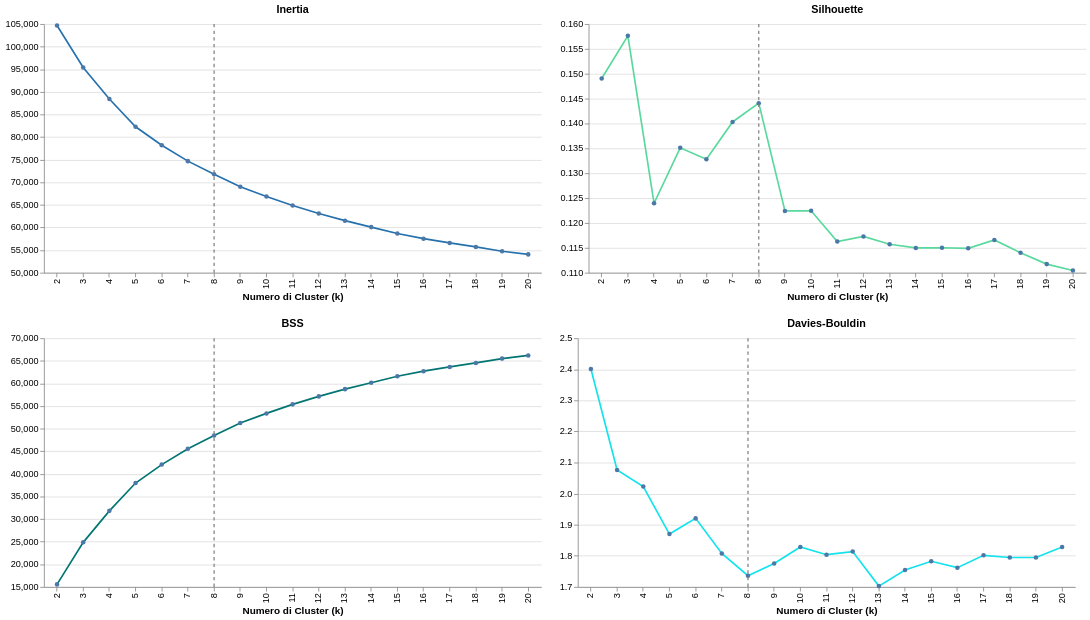

Source (Vega-Lite JSON):
### Vega-Lite specification from a JSON file in a GitHub repository (floating-point values rounded to 4 significant figures)
{"config": {"background": "transparent", "view": {"stroke": "transparent"}, "axis": {"labelFontSize": 11, "titleFontSize": 12}, "header": {"labelFontSize": 11, "titleFontSize": 12}}, "vconcat": [{"hconcat": [{"layer": [{"data": {"name": "data-0a30974b70ca8d332d579528f690f885"}, "mark": {"type": "line", "color": "#2571AE", "point": true}, "encoding": {"tooltip": [{"field": "k", "type": "quantitative"}, {"field": "Inertia", "format": ".3f", "type": "quantitative"}], "x": {"field": "k", "title": "Numero di Cluster (k)", "type": "ordinal"}, "y": {"field": "Inertia", "scale": {"zero": false}, "title": null, "type": "quantitative"}}}, {"data": {"name": "data-a6c98485935f5d9d5c714ea72d26d9d9"}, "mark": {"type": "rule", "color": "gray", "strokeDash": [4, 4], "strokeWidth": 1.5}, "encoding": {"x": {"field": "k", "type": "ordinal"}}}], "height": 300, "title": "Inertia", "width": 600}, {"layer": [{"data": {"name": "data-107460eea9eb19ebe018bfbf5e20d8eb"}, "mark": {"type": "line", "color": "#59D99D", "point": true}, "encoding": {"tooltip": [{"field": "k", "type": "quantitative"}, {"field": "Silhouette", "format": ".3f", "type": "quantitative"}], "x": {"field": "k", "title": "Numero di Cluster (k)", "type": "ordinal"}, "y": {"field": "Silhouette", "scale": {"zero": false}, "title": null, "type": "quantitative"}}}, {"data": {"name": "data-a6c98485935f5d9d5c714ea72d26d9d9"}, "mark": {"type": "rule", "color": "gray", "strokeDash": [4, 4], "strokeWidth": 1.5}, "encoding": {"x": {"field": "k", "type": "ordinal"}}}], "height": 300, "title": "Silhouette", "width": 600}]}, {"hconcat": [{"layer": [{"data": {"name": "data-6f6559d328dd63ba54973c8eefd646e8"}, "mark": {"type": "line", "color": "#007571", "point": true}, "encoding": {"tooltip": [{"field": "k", "type": "quantitative"}, {"field": "BSS", "format": ".3f", "type": "quantitative"}], "x": {"field": "k", "title": "Numero di Cluster (k)", "type": "ordinal"}, "y": {"field": "BSS", "scale": {"zero": false}, "title": null, "type": "quantitative"}}}, {"data": {"name": "data-a6c98485935f5d9d5c714ea72d26d9d9"}, "mark": {"type": "rule", "color": "gray", "strokeDash": [4, 4], "strokeWidth": 1.5}, "encoding": {"x": {"field": "k", "type": "ordinal"}}}], "height": 300, "title": "BSS", "width": 600}, {"layer": [{"data": {"name": "data-630bc9ba2f0ce194cc410ce15532bc6f"}, "mark": {"type": "line", "color": "#12E3EC", "point": true}, "encoding": {"tooltip": [{"field": "k", "type": "quantitative"}, {"field": "Davies-Bouldin", "format": ".3f", "type": "quantitative"}], "x": {"field": "k", "title": "Numero di Cluster (k)", "type": "ordinal"}, "y": {"field": "Davies-Bouldin", "scale": {"zero": false}, "title": null, "type": "quantitative"}}}, {"data": {"name": "data-a6c98485935f5d9d5c714ea72d26d9d9"}, "mark": {"type": "rule", "color": "gray", "strokeDash": [4, 4], "strokeWidth": 1.5}, "encoding": {"x": {"field": "k", "type": "ordinal"}}}], "height": 300, "title": "Davies-Bouldin", "width": 600}]}], "$schema": "https://vega.github.io/schema/vega-lite/v5.20.1.json", "datasets": {"data-0a30974b70ca8d332d579528f690f885": [{"k": 2, "Inertia": 104700.0}, {"k": 3, "Inertia": 95400.0}, {"k": 4, "Inertia": 88430.0}, {"k": 5, "Inertia": 82280.0}, {"k": 6, "Inertia": 78200.0}, {"k": 7, "Inertia": 74680.0}, {"k": 8, "Inertia": 71760.0}, {"k": 9, "Inertia": 69000.0}, {"k": 10, "Inertia": 66880.0}, {"k": 11, "Inertia": 64880.0}, {"k": 12, "Inertia": 63120.0}, {"k": 13, "Inertia": 61510.0}, {"k": 14, "Inertia": 60090.0}, {"k": 15, "Inertia": 58660.0}, {"k": 16, "Inertia": 57540.0}, {"k": 17, "Inertia": 56600.0}, {"k": 18, "Inertia": 55710.0}, {"k": 19, "Inertia": 54760.0}, {"k": 20, "Inertia": 54060.0}], "data-a6c98485935f5d9d5c714ea72d26d9d9": [{"k": 8}], "data-107460eea9eb19ebe018bfbf5e20d8eb": [{"k": 2, "Silhouette": 0.149}, {"k": 3, "Silhouette": 0.1576}, {"k": 4, "Silhouette": 0.124}, {"k": 5, "Silhouette": 0.1351}, {"k": 6, "Silhouette": 0.1328}, {"k": 7, "Silhouette": 0.1403}, {"k": 8, "Silhouette": 0.1441}, {"k": 9, "Silhouette": 0.1224}, {"k": 10, "Silhouette": 0.1225}, {"k": 11, "Silhouette": 0.1163}, {"k": 12, "Silhouette": 0.1173}, {"k": 13, "Silhouette": 0.1157}, {"k": 14, "Silhouette": 0.115}, {"k": 15, "Silhouette": 0.115}, {"k": 16, "Silhouette": 0.1149}, {"k": 17, "Silhouette": 0.1166}, {"k": 18, "Silhouette": 0.114}, {"k": 19, "Silhouette": 0.1117}, {"k": 20, "Silhouette": 0.1105}], "data-6f6559d328dd63ba54973c8eefd646e8": [{"k": 2, "BSS": 15570.0}, {"k": 3, "BSS": 24860.0}, {"k": 4, "BSS": 31820.0}, {"k": 5, "BSS": 37980.0}, {"k": 6, "BSS": 42060.0}, {"k": 7, "BSS": 45580.0}, {"k": 8, "BSS": 48500.0}, {"k": 9, "BSS": 51250.0}, {"k": 10, "BSS": 53380.0}, {"k": 11, "BSS": 55370.0}, {"k": 12, "BSS": 57140.0}, {"k": 13, "BSS": 58740.0}, {"k": 14, "BSS": 60170.0}, {"k": 15, "BSS": 61590.0}, {"k": 16, "BSS": 62720.0}, {"k": 17, "BSS": 63660.0}, {"k": 18, "BSS": 64550.0}, {"k": 19, "BSS": 65490.0}, {"k": 20, "BSS": 66200.0}], "data-630bc9ba2f0ce194cc410ce15532bc6f": [{"k": 2, "Davies-Bouldin": 2.401}, {"k": 3, "Davies-Bouldin": 2.076}, {"k": 4, "Davies-Bouldin": 2.023}, {"k": 5, "Davies-Bouldin": 1.87}, {"k": 6, "Davies-Bouldin": 1.921}, {"k": 7, "Davies-Bouldin": 1.808}, {"k": 8, "Davies-Bouldin": 1.736}, {"k": 9, "Davies-Bouldin": 1.775}, {"k": 10, "Davies-Bouldin": 1.828}, {"k": 11, "Davies-Bouldin": 1.804}, {"k": 12, "Davies-Bouldin": 1.814}, {"k": 13, "Davies-Bouldin": 1.703}, {"k": 14, "Davies-Bouldin": 1.754}, {"k": 15, "Davies-Bouldin": 1.783}, {"k": 16, "Davies-Bouldin": 1.762}, {"k": 17, "Davies-Bouldin": 1.802}, {"k": 18, "Davies-Bouldin": 1.795}, {"k": 19, "Davies-Bouldin": 1.795}, {"k": 20, "Davies-Bouldin": 1.829}]}}
